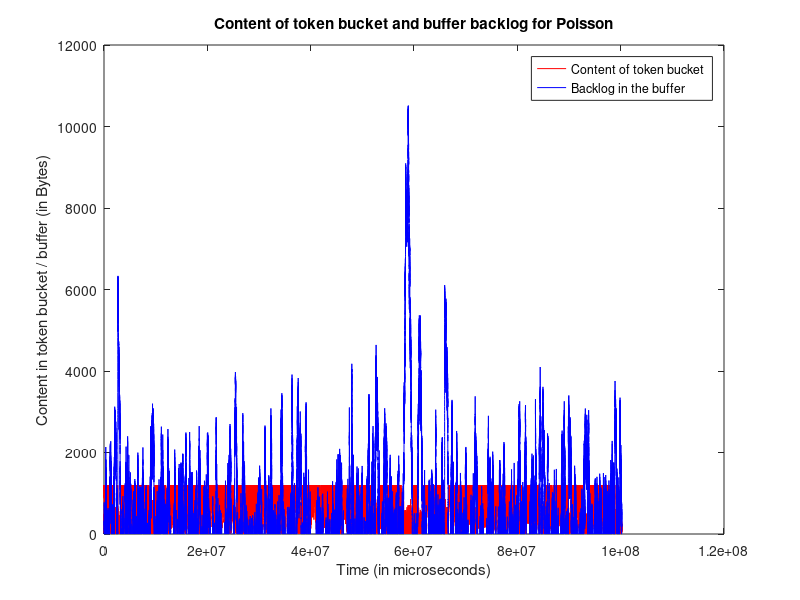

The MATLAB script that drew this image:
clc; clear all;

[time_p2, packetsize_p2, bufferSize, noToken] = textread('bucket_pos.txt', '%f %f %f %f');
i=1;
time2(i)=0;
buffer(i)=bufferSize(i);
%disp(buffer(i));
token(i)=noToken(i);
i=2;
while i<=length(packetsize_p2)
    time2(i)=time2(i-1)+time_p2(i);
    buffer(i)=bufferSize(i);
    token(i)=noToken(i);
    %disp(buffer(i));
    i=i+1;
end

%time2/1e6;



plot(time2,token,'-r',time2,buffer,'-b');
title('Content of token bucket and buffer backlog for Poisson');
xlabel('Time (in microseconds)');
ylabel('Content in token bucket / buffer (in Bytes)');
%ylim([-1,200]);
%xlim([0,5.4e6]);
%legend 
legend('Content of token bucket','Backlog in the buffer','Location','northeast');

set(1,'OuterPosition',[1 1 1060 664]);
saveas(1,'plot_pos_tbbacklog','png');